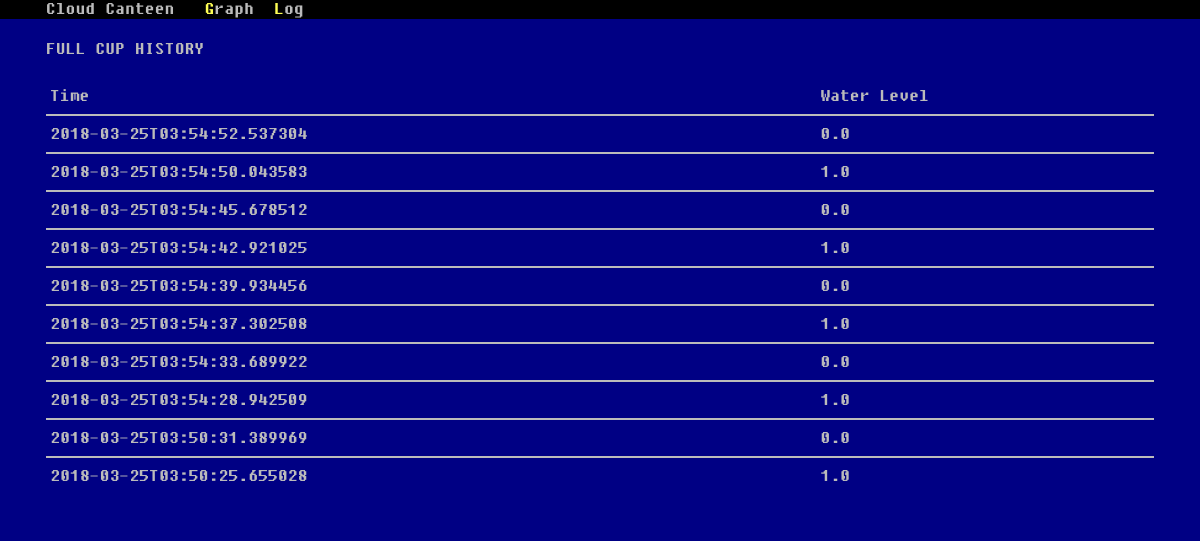
Page /log on the earlier database version.
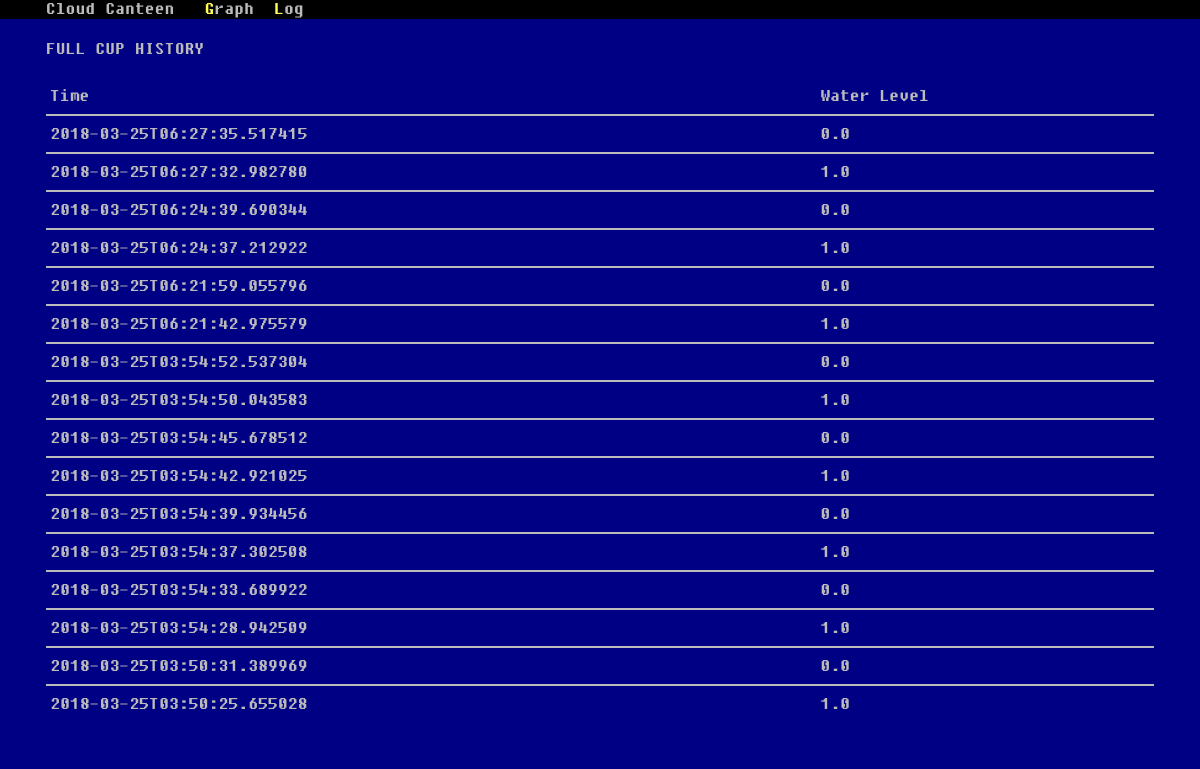
Same page on the later database version.
### tables this page shows
CREATE TABLE entries (
  id integer primary key autoincrement,
  water_level real not null,
  entry_time text not null
);

### app/routes.py (the view)
@app.route('/log')
def log():
    db = get_db()
    cur = db.execute(
        'SELECT water_level,entry_time FROM entries ORDER BY entry_time DESC')
    return render_template("log.html", entries=cur.fetchall())

### app/routes.py (called while the page is built)
def connect_db():
    rv = sqlite3.connect(app.config['DATABASE'])
    rv.row_factory = sqlite3.Row
    return rv

def get_db():
    if not hasattr(g, 'sqlite_db'):
        g.sqlite_db = connect_db()
    return g.sqlite_db

### app/templates/log.html
{% extends "layout.html" %}
{% block content %}
    <h1>Full Cup History</h1>
    <table class="table">
        <thead>
        <tr>
            <td>Time</td>
            <td>Water Level</td>
        </tr>
        </thead>
        <tbody>
        {% for entry in entries %}
            <tr>
                <td>{{ entry[1] }}</td>
                <td>{{ entry[0] }}</td>
            </tr>
        {% endfor %}
        </tbody>
    </table>
{% endblock %}

### app/templates/layout.html (shortened to what this page needs)
<!DOCTYPE html>
<html>
<head>
    <link rel="stylesheet"
          href="{{ url_for('static', filename='css/bootstrap.css') }}">
    <link rel="stylesheet"
          href="{{ url_for('static', filename='css/bootstrap-responsive.css') }}">
</head>
<body>
<nav class="navbar navbar-inverse navbar-fixed-top">
    <div class="container">
        <div class="navbar-header">
            <a class="navbar-brand" href="/">Cloud Canteen</a>
        </div>
        <div class="collapse navbar-collapse" id="bs-example-navbar-collapse-1">
            <ul class="nav navbar-nav">
                <li><a href="/graph">Graph</a></li>
                <li><a href="/log">Log</a></li>
            </ul>
        </div>
    </div>
</nav>
<div class="container">
    {% block content %}
    {% endblock %}
</div>
</body>
</html>

### app/templates/layout.html (style rules this page uses)
body { padding-top: 40px; }

Differences in the rows shown:
added entries: entry_time "2018-03-25T06:27:35.517415", water_level "0.0"
added entries: entry_time "2018-03-25T06:27:32.982780", water_level "1.0"
added entries: entry_time "2018-03-25T06:24:39.690344", water_level "0.0"
added entries: entry_time "2018-03-25T06:24:37.212922", water_level "1.0"
added entries: entry_time "2018-03-25T06:21:59.055796", water_level "0.0"
added entries: entry_time "2018-03-25T06:21:42.975579", water_level "1.0"
